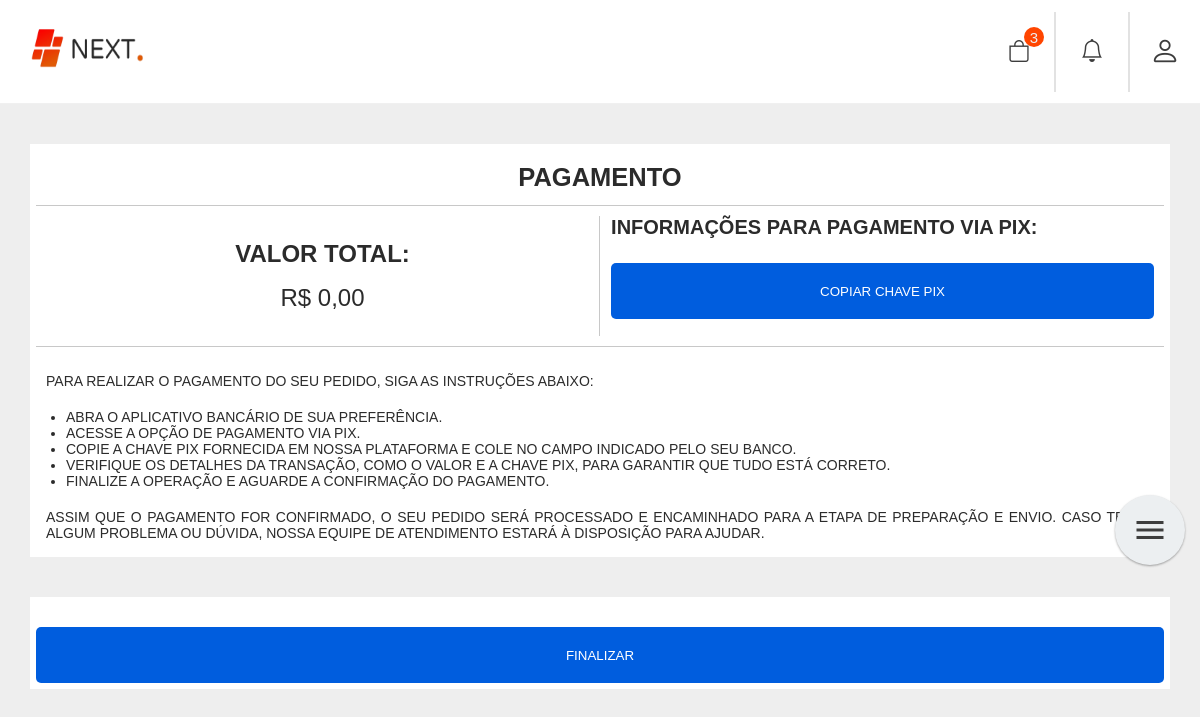
Page /pages/pagamento_pedido.php (signed in) on the earlier database version.
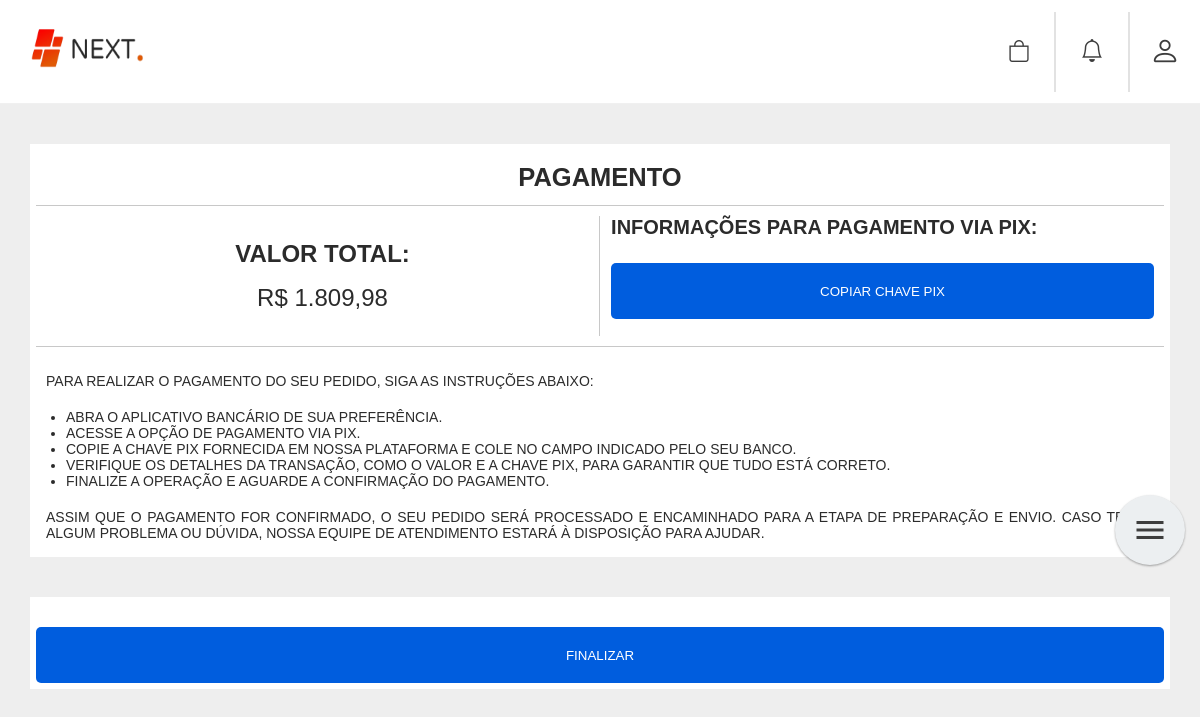
Same page on the later database version.
### tables this page shows
CREATE TABLE `pedidos` (
  `id_pedido` int(11) NOT NULL,
  `id_usuario` int(11) NOT NULL,
  `itens_pedido` text NOT NULL,
  `valor_pedido` decimal(10,2) NOT NULL,
  `status_pedido` varchar(255) NOT NULL,
  `cpf` varchar(20) NOT NULL,
  `cep` varchar(20) NOT NULL,
  `cidade` varchar(255) NOT NULL,
  `bairro` varchar(255) NOT NULL,
  `rua` varchar(255) NOT NULL,
  `complemento` varchar(255) DEFAULT NULL,
  `data_pedido` datetime DEFAULT current_timestamp()
);

### pages/pagamento_pedido.php (the view, shortened to what this page needs)
<?php
$host = "localhost";
$db_usuario = "root";
$db_senha = "";
$banco = "NextCommerce";
$conn = new mysqli($host, $db_usuario, $db_senha, $banco);
$conn->set_charset("utf8");
$user_id = $_SESSION['id_usuario'];
$sql_carrinho = "SELECT SUM(quantidade) as total_itens FROM carrinho WHERE id_usuario = ?";
$stmt_carrinho = $conn->prepare($sql_carrinho);
$stmt_carrinho->bind_param("i", $user_id);
$stmt_carrinho->execute();
$result_carrinho = $stmt_carrinho->get_result();
$row_carrinho = $result_carrinho->fetch_assoc();
$total_itens_carrinho = $row_carrinho['total_itens'];
$sql = "SELECT valor_pedido FROM pedidos WHERE id_usuario = ? ORDER BY id_pedido DESC LIMIT 1";
$stmt = $conn->prepare($sql);
$stmt->bind_param("i", $user_id);
$stmt->execute();
$stmt->bind_result($valor_pedido);
if ($valor_pedido === null) {
    $valor_pedido = 0;
}
?>
<!DOCTYPE html>
<html lang="en">
<head>
    <link rel="stylesheet" href="../css/fixo.css">
    <link rel="stylesheet" href="../css/pagamento.css">
    <link rel="stylesheet" href="../css/home.css">
    <link rel="stylesheet" href="https://cdn.jsdelivr.net/npm/bootstrap-icons@1.11.3/font/bootstrap-icons.min.css">
</head>
<body>
    <header>
        <div class="main">
            <div class="logo-main">
                <div class="logoempresa">
                    <img id="logo" src="../css/images/next1.png" alt="Logo Empresa">
                </div>
            </div>
            <div class="options">
                <div class="favoritos">
                    <a href="carrinho.php" class="favoritos"><i class="bi bi-bag" style="font-size:22px;"></i>
                    <?php if ($total_itens_carrinho > 0): ?>
                        <span class="badge"><?php echo $total_itens_carrinho; ?></span>
                    <?php endif; ?>
                    </a>
                </div>
                <div class="noti">
                    <i class="bi bi-bell"></i>
                </div>
                <div class="perfil" id="perfil">
                    <a href="perfil.php" class="perfil"><i class="bi bi-person"></i></a>
                </div>
            </div>
        </div>
    </header>
<div class="menu">
  <label id="show-menu" for="toggle">
    <div class="btn">
      <i class="material-icons md-36 toggleBtn menuBtn">menu</i>
    </div>
  </label>
</div>
<div class="container-pagamento">
    <div class="titulo-pagamento">
        <h2>PAGAMENTO</h2>
    </div>
    <div class="orientar-container-pagamento">
    <div class="valor-total">
        <h1>VALOR TOTAL:</h1>
        <p>R$ <?php echo number_format($valor_pedido, 2, ',', '.'); ?></p>
    </div>
        <div class="dados-pix">
            <h3>INFORMAÇÕES PARA PAGAMENTO VIA PIX:</h3>
                <button onclick="copiarChavePix()" class="copiar-chave">COPIAR CHAVE PIX</button>
        </div>
    </div>
        <div class="instrucoes-pagamento">
        <p>Para realizar o pagamento do seu pedido, siga as instruções abaixo:</p>
        <ul class="ul-instrucao">
            <li>Abra o aplicativo bancário de sua preferência.</li>
            <li>Acesse a opção de pagamento via Pix.</li>
            <li>Copie a chave Pix fornecida em nossa plataforma e cole no campo indicado pelo seu banco.</li>
            <li>Verifique os detalhes da transação, como o valor e a chave Pix, para garantir que tudo está correto.</li>
            <li>Finalize a operação e aguarde a confirmação do pagamento.</li>
        </ul>
        <p>Assim que o pagamento for confirmado, o seu pedido será processado e encaminhado para a etapa de preparação e envio. Caso tenha algum problema ou dúvida, nossa equipe de atendimento estará à disposição para ajudar.</p>
        </div>
    </div>
    <div class="container-finalizar">
        <a href="perfil.php"><button class="finalizar-pedido">FINALIZAR</button></a>
    </div>
</body>
</html>

Differences in the rows shown:
added pedidos: valor_pedido "1.809,98"
Other differences:
$total_itens_carrinho: "3" → (not shown)
$valor_pedido: "0,00" → (not shown)
